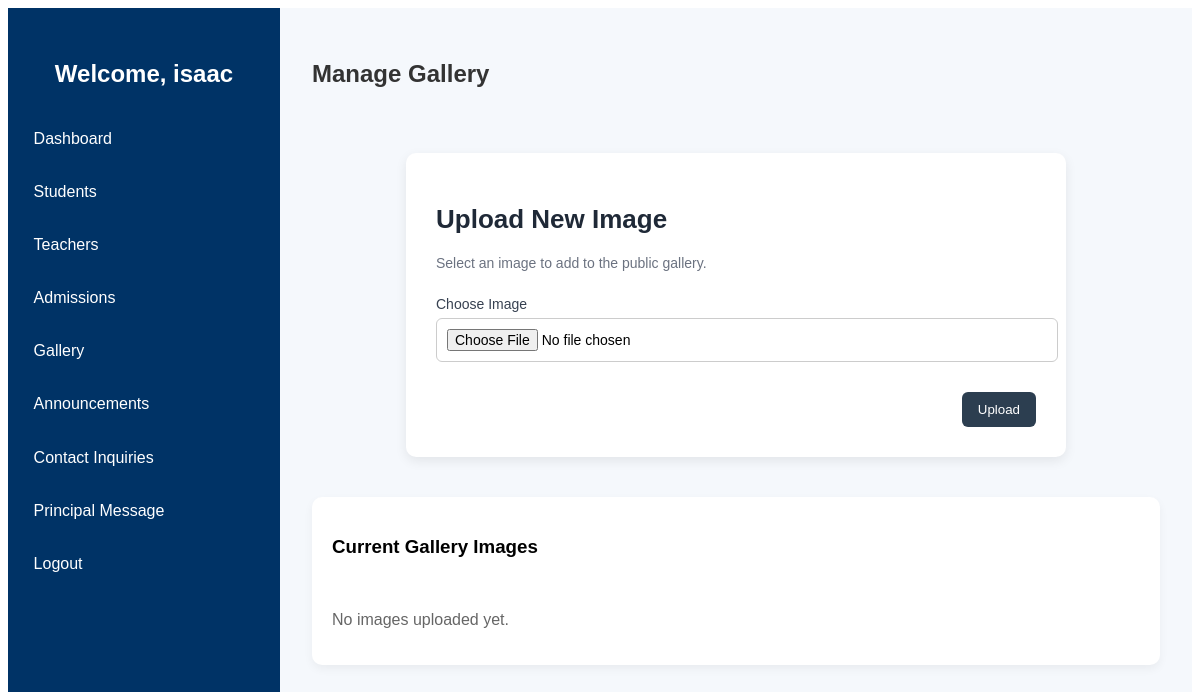
The page /admin/gallery (signed in) on the database as committed earlier.
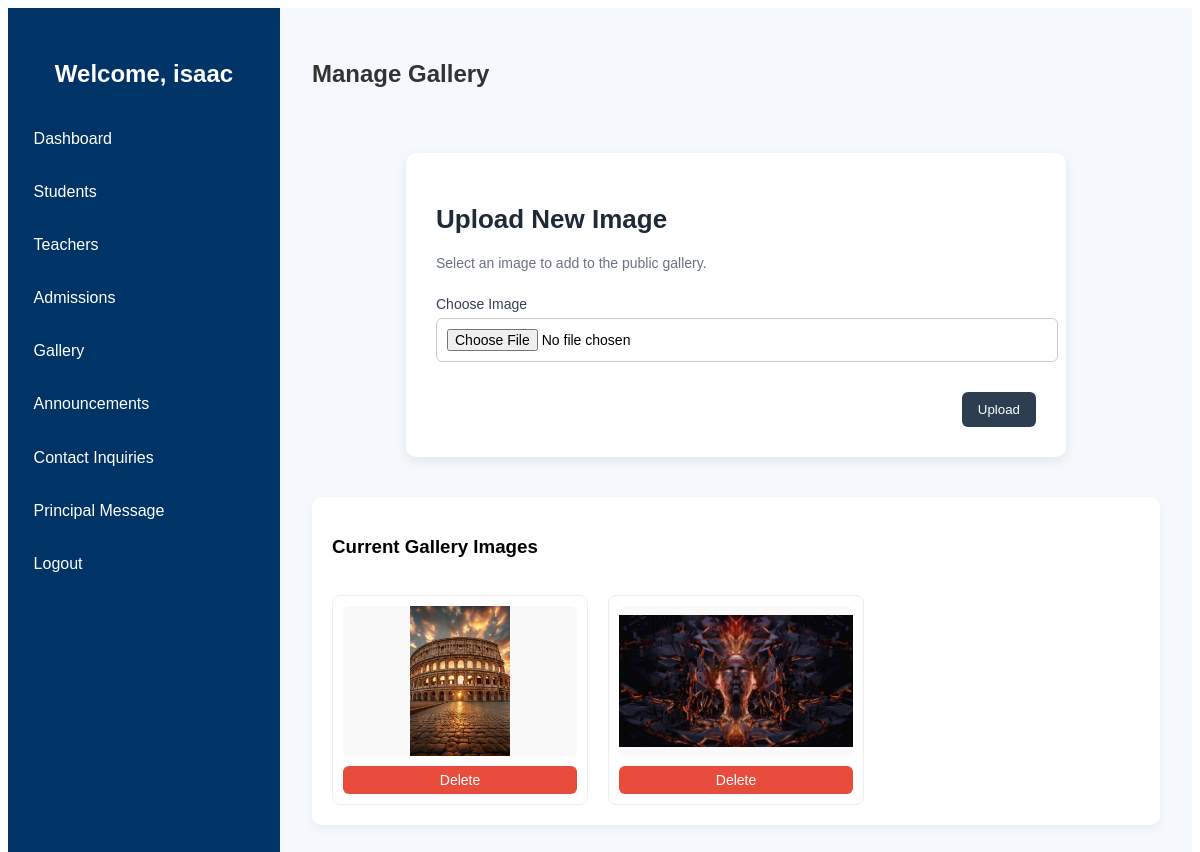
The same page on the database as committed later.
### app.py (models this page shows)
class Gallery(db.Model):
    id = db.Column(db.Integer, primary_key=True)
    filename = db.Column(db.String(300), nullable=False)

### app.py (the view)
@app.route("/admin/gallery")
def gallery_admin():
    if "admin" not in session:
        return redirect(url_for("admin_login"))
    images = Gallery.query.all()
    return render_template("adminGallery.html", admin=session["admin"], images=images)

### templates/adminGallery.html (shortened to what this page needs)
{% extends "adminBase.html" %}
{% block content %}
<div class="page-header">
    <h2>Manage Gallery</h2>
</div>
<div class="form-container" style="min-height: auto; padding-bottom: 40px;">
    <div class="form-card" style="width: 100%;">
        <div class="form-header">
            <h2>Upload New Image</h2>
            <p>Select an image to add to the public gallery.</p>
        </div>
        <form method="POST" action="{{ url_for('upload_gallery') }}" enctype="multipart/form-data" class="modern-form">
            <div class="form-group" style="margin-bottom: 20px;">
                <label for="image">Choose Image</label>
                <input type="file" name="image" id="image" accept="image/*" required>
            </div>
            <div class="form-footer">
                <button type="submit" class="btn-primary">Upload</button>
            </div>
        </form>
    </div>
</div>
<div class="table-container">
    <h3>Current Gallery Images</h3>
    <br>
    <div style="display: grid; grid-template-columns: repeat(auto-fill, minmax(200px, 1fr)); gap: 20px;">
        {% for image in images %}
        <div style="background: white; border: 1px solid #eee; border-radius: 8px; padding: 10px;text-align: center;">
            <div style="height: 150px; overflow: hidden; border-radius: 6px; margin-bottom: 10px; display: flex; align-items: center; justify-content: center; background: #f9f9f9;">
                <img src="{{ url_for('static', filename='uploads/' + image.filename) }}" style="max-width: 100%; max-height: 100%; object-fit: contain;">
            </div>
            <a href="{{ url_for('delete_image', id=image.id) }}" class="btn-delete" style="display: inline-block; width: 100%; box-sizing: border-box;" onclick="return confirm('Are you sure you want to delete this image?');">Delete</a>
        </div>
        {% else %}
        <p style="color: #666; grid-column: 1 / -1;">No images uploaded yet.</p>
        {% endfor %}
    </div>
</div>
{% endblock %}

### templates/adminBase.html (shortened to what this page needs)
<!DOCTYPE html>
<html lang="en">
<head>
    <link rel="stylesheet" href="{{ url_for('static', filename='css/admin.css') }}">
</head>
<body>
<div class="dashboard">
    <aside class="sidebar">
        <h2>Welcome, {{ admin }}</h2>
        <ul>
            <li><a href="{{ url_for('dashboard') }}">Dashboard</a></li>
            <li><a href="{{ url_for('students') }}">Students</a></li>
            <li><a href="{{ url_for('teachers') }}">Teachers</a></li>
            <li><a href="{{ url_for('admin_admissions') }}">Admissions</a></li>
            <li><a href="{{ url_for('gallery_admin') }}">Gallery</a></li>
            <li><a href="{{ url_for('messages') }}">Announcements</a></li>
            <li><a href="{{ url_for('inquiries') }}">Contact Inquiries</a></li>
            <li><a href="{{ url_for('admin_principal') }}">Principal Message</a></li>
            <li><a href="{{ url_for('logout') }}">Logout</a></li>
        </ul>
    </aside>
    <main class="main-content">
        {% block content %}
        {% endblock %}
    </main>
</div>
</body>
</html>

### static/css/admin.css (style rules this page uses)
.form-group { text-align: left; margin-bottom: 1.2rem; }
.form-group label { display: block; font-size: 0.9rem; margin-bottom: 0.4rem; }
.form-group input { width: 100%; padding: 0.7rem; border-radius: 8px; border: 1px solid #ccc; font-size: 0.9rem; }
.dashboard { display: flex; min-height: 100vh; font-family: Arial, sans-serif; }
.sidebar { width: 240px; background: #003366; color: white; padding: 2rem 1rem; }
.sidebar h2 { margin-bottom: 2rem; text-align: center; }
.sidebar ul { list-style: none; padding: 0; }
.sidebar ul li { margin: 1rem 0; }
.sidebar ul li a { color: white; text-decoration: none; display: block; padding: 0.6rem; border-radius: 6px; transition: 0.3s; }
.main-content { flex: 1; padding: 2rem; background: #f5f8fc; }
.page-header { display: flex; justify-content: space-between; align-items: center; margin-bottom: 25px; }
.page-header h2 { font-size: 26px; font-weight: 600; color: #2c3e50; }
.table-container { background: white; padding: 20px; border-radius: 10px; box-shadow: 0 4px 10px rgba(0,0,0,0.05); }
.form-card { background: #ffffff; width: 100%; max-width: 850px; border-radius: 14px; padding: 35px 40px; box-shadow: 0 8px 25px rgba(0,0,0,0.06); }
.form-header h2 { font-size: 26px; margin-bottom: 5px; color: #1f2937; }
.form-header p { color: #6b7280; font-size: 14px; margin-bottom: 25px; }
.modern-form .form-group { display: flex; flex-direction: column; }
.modern-form label { font-size: 14px; font-weight: 500; margin-bottom: 6px; color: #374151; }
.modern-form input, .modern-form select { padding: 12px 14px; border: 1px solid #e5e7eb; border-radius: 8px; font-size: 14px; transition: 0.2s ease; }
.form-footer { margin-top: 30px; display: flex; justify-content: flex-end; gap: 12px; }
.btn-primary { background: #2563eb; color: white; padding: 10px 22px; border-radius: 8px; border: none; font-weight: 500; cursor: pointer; transition: 0.2s ease; }
.page-header { display: flex; justify-content: space-between; align-items: center; margin-bottom: 20px; }
.page-header h2 { font-size: 24px; color: #333; }
.form-card { background-color: #fff; padding: 25px; border-radius: 10px; box-shadow: 0px 6px 18px rgba(0,0,0,0.1); max-width: 600px; margin: auto; }
.form-container { display: flex; flex-direction: column; justify-content: center; align-items: center; min-height: 80vh; padding: 20px; }
.btn-edit, .btn-delete { padding: 6px 14px; border-radius: 6px; text-decoration: none; font-size: 14px; font-weight: 500; transition: 0.3s ease; display: inline-block; }
.btn-delete { background-color: #e74c3c; color: white; }
.form-container { display: flex; justify-content: center; align-items: center; padding: 40px 0; }
.form-card { background: #ffffff; width: 600px; padding: 30px; border-radius: 10px; box-shadow: 0 4px 12px rgba(0,0,0,0.08); }
.form-card h2 { margin-bottom: 20px; font-weight: 600; }
.form-group { margin-bottom: 18px; display: flex; flex-direction: column; }
.form-group label { margin-bottom: 6px; font-weight: 500; }
.form-group input, .form-group select { padding: 10px; border-radius: 6px; border: 1px solid #ccc; font-size: 14px; }
.btn-primary { background-color: #2c3e50; color: white; border: none; padding: 10px 16px; border-radius: 6px; cursor: pointer; }
.page-header h2 { margin-bottom: 5px; }

Rows that differ between the two databases and show on the page:
added Gallery: filename (picture)
added Gallery: filename (picture)
Other text that changed with them:
text no longer shown: "No images uploaded yet."
